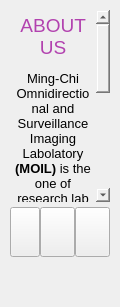
             <widget class="QFrame" name="frame_additional_right">
              <property name="minimumSize">
               <size>
                <width>0</width>
                <height>0</height>
               </size>
              </property>
              <property name="maximumSize">
               <size>
                <width>0</width>
                <height>16777215</height>
               </size>
              </property>
              <property name="frameShape">
               <enum>QFrame::NoFrame</enum>
              </property>
              <property name="frameShadow">
               <enum>QFrame::Raised</enum>
              </property>
              <layout class="QVBoxLayout" name="verticalLayout_28">
               <property name="spacing">
                <number>5</number>
               </property>
               <property name="leftMargin">
                <number>10</number>
               </property>
               <property name="topMargin">
                <number>10</number>
               </property>
               <property name="rightMargin">
                <number>10</number>
               </property>
               <property name="bottomMargin">
                <number>10</number>
               </property>
               <item>
                <widget class="QTextEdit" name="textEdit_4">
                 <property name="sizePolicy">
                  <sizepolicy hsizetype="Expanding" vsizetype="Expanding">
                   <horstretch>0</horstretch>
                   <verstretch>0</verstretch>
                  </sizepolicy>
                 </property>
                 <property name="minimumSize">
                  <size>
                   <width>0</width>
                   <height>0</height>
                  </size>
                 </property>
                 <property name="maximumSize">
                  <size>
                   <width>16777215</width>
                   <height>260</height>
                  </size>
                 </property>
                 <property name="styleSheet">
                  <string notr="true">background: transparent;</string>
                 </property>
                 <property name="frameShape">
                  <enum>QFrame::NoFrame</enum>
                 </property>
                 <property name="readOnly">
                  <bool>true</bool>
                 </property>
                 <property name="html">
                  <string>&lt;!DOCTYPE HTML PUBLIC &quot;-//W3C//DTD HTML 4.0//EN&quot; &quot;http://www.w3.org/TR/REC-html40/strict.dtd&quot;&gt;
&lt;html&gt;&lt;head&gt;&lt;meta name=&quot;qrichtext&quot; content=&quot;1&quot; /&gt;&lt;style type=&quot;text/css&quot;&gt;
p, li { white-space: pre-wrap; }
&lt;/style&gt;&lt;/head&gt;&lt;body style=&quot; font-family:'Segoe UI'; font-size:10pt; font-weight:400; font-style:normal;&quot;&gt;
&lt;p align=&quot;center&quot; style=&quot; margin-top:12px; margin-bottom:12px; margin-left:0px; margin-right:0px; -qt-block-indent:0; text-indent:0px;&quot;&gt;&lt;span style=&quot; font-size:14pt; color:#b242af;&quot;&gt;ABOUT US&lt;/span&gt;&lt;/p&gt;
&lt;p align=&quot;center&quot; style=&quot; margin-top:12px; margin-bottom:12px; margin-left:0px; margin-right:0px; -qt-block-indent:0; text-indent:0px;&quot;&gt;Ming-Chi Omnidirectional and Surveillance Imaging Labolatory &lt;span style=&quot; font-weight:600;&quot;&gt;(MOIL)&lt;/span&gt; is the one of research lab in Ming Chi University of Technology in Taiwan. &lt;/p&gt;
&lt;p align=&quot;center&quot; style=&quot; margin-top:12px; margin-bottom:12px; margin-left:0px; margin-right:0px; -qt-block-indent:0; text-indent:0px;&quot;&gt;This lab has focus reseach on processing fisheye image with field of view more than 180 degree. &lt;/p&gt;
&lt;p align=&quot;center&quot; style=&quot; margin-top:12px; margin-bottom:12px; margin-left:0px; margin-right:0px; -qt-block-indent:0; text-indent:0px;&quot;&gt;&lt;span style=&quot; font-size:11pt; color:#7b0981;&quot;&gt;Find us bellow ...&lt;/span&gt;&lt;/p&gt;&lt;/body&gt;&lt;/html&gt;</string>
                 </property>
                </widget>
               </item>
               <item>
                <widget class="QFrame" name="frame_extra_right_button">
                 <property name="minimumSize">
                  <size>
                   <width>100</width>
                   <height>50</height>
                  </size>
                 </property>
                 <property name="maximumSize">
                  <size>
                   <width>16777215</width>
                   <height>50</height>
                  </size>
                 </property>
                 <property name="frameShape">
                  <enum>QFrame::NoFrame</enum>
                 </property>
                 <property name="frameShadow">
                  <enum>QFrame::Raised</enum>
                 </property>
                 <layout class="QHBoxLayout" name="horizontalLayout_28">
                  <property name="spacing">
                   <number>0</number>
                  </property>
                  <property name="leftMargin">
                   <number>0</number>
                  </property>
                  <property name="topMargin">
                   <number>0</number>
                  </property>
                  <property name="rightMargin">
                   <number>0</number>
                  </property>
                  <property name="bottomMargin">
                   <number>0</number>
                  </property>
                  <item>
                   <widget class="QPushButton" name="pages_button">
                    <property name="minimumSize">
                     <size>
                      <width>30</width>
                      <height>50</height>
                     </size>
                    </property>
                    <property name="maximumSize">
                     <size>
                      <width>50</width>
                      <height>16777215</height>
                     </size>
                    </property>
                    <property name="text">
                     <string/>
                    </property>
                    <property name="iconSize">
                     <size>
                      <width>50</width>
                      <height>50</height>
                     </size>
                    </property>
                   </widget>
                  </item>
                  <item>
                   <widget class="QPushButton" name="github_button">
                    <property name="minimumSize">
                     <size>
                      <width>0</width>
                      <height>50</height>
                     </size>
                    </property>
                    <property name="maximumSize">
                     <size>
                      <width>50</width>
                      <height>16777215</height>
                     </size>
                    </property>
                    <property name="text">
                     <string/>
                    </property>
                    <property name="iconSize">
                     <size>
                      <width>50</width>
                      <height>50</height>
                     </size>
                    </property>
                   </widget>
                  </item>
                  <item>
                   <widget class="QPushButton" name="facebook_button">
                    <property name="minimumSize">
                     <size>
                      <width>0</width>
                      <height>50</height>
                     </size>
                    </property>
                    <property name="maximumSize">
                     <size>
                      <width>50</width>
                      <height>16777215</height>
                     </size>
                    </property>
                    <property name="text">
                     <string/>
                    </property>
                    <property name="iconSize">
                     <size>
                      <width>50</width>
                      <height>50</height>
                     </size>
                    </property>
                   </widget>
                  </item>
                 </layout>
                </widget>
               </item>
               <item>
                <spacer name="verticalSpacer_2">
                 <property name="orientation">
                  <enum>Qt::Vertical</enum>
                 </property>
                 <property name="sizeHint" stdset="0">
                  <size>
                   <width>20</width>
                   <height>40</height>
                  </size>
                 </property>
                </spacer>
               </item>
              </layout>
             </widget>
